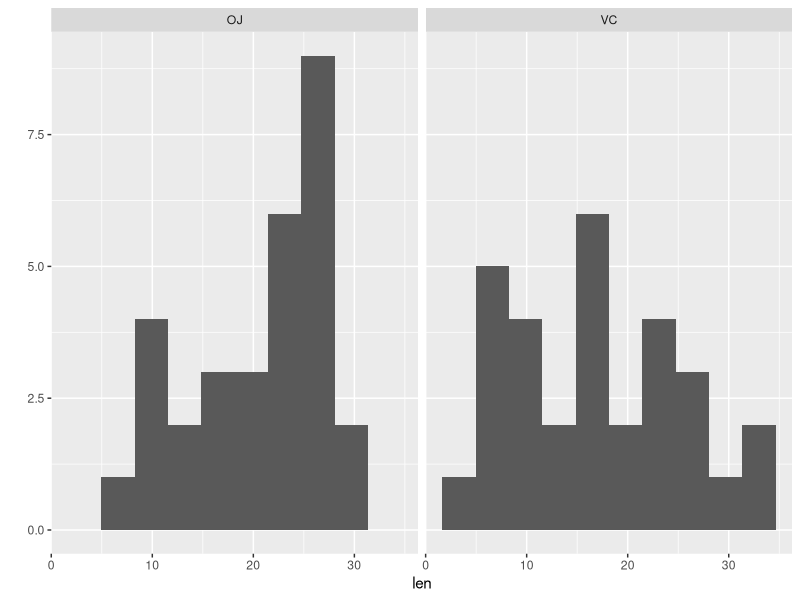
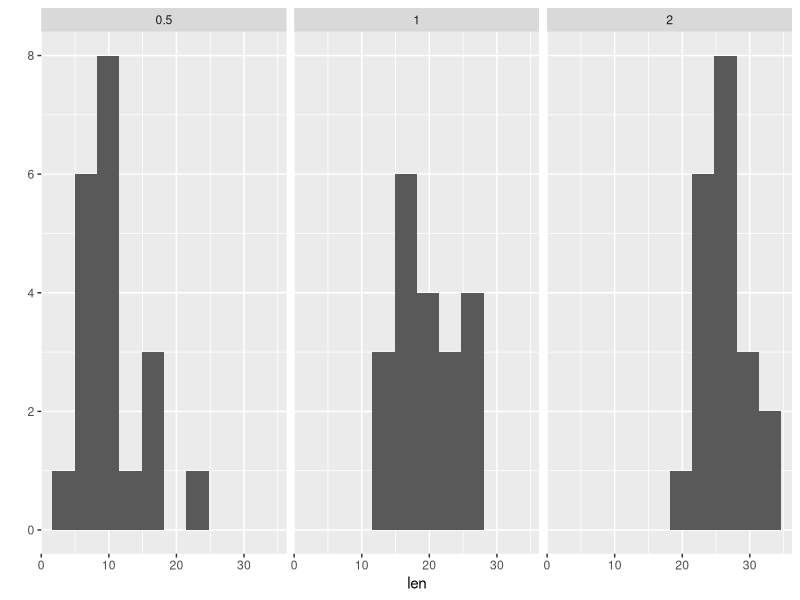

R code for these plots, in order:
## ---- chunk 1
library(datasets)
library(ggplot2)
## ---- chunk 2
str(subset(ToothGrowth, supp=="OJ")[,1])
summary(subset(ToothGrowth, supp=="VC")[,1])
## ---- chunk 3
qplot(len, data=ToothGrowth, bins=10, facets=~supp)
qplot(len, data=ToothGrowth, bins=10, facets=~dose)
## ---- chunk 4
conf = function(dat, percent) {
    m <- mean(dat)
    sd <- sqrt(var(dat))
    e <- qt(1-(1-percent)/2, df=length(dat)-1)*sd/sqrt(length(dat))
    c(m-e, m+e)
}

conf(subset(ToothGrowth, supp=="VC")$len, 0.95)
conf(subset(ToothGrowth, supp=="OJ")$len, 0.95)

# idk what I'm doing
t.test(subset(ToothGrowth, supp=="VC")$len, subset(ToothGrowth, supp=="OJ")$len)
# is VC vs. OJ not significant?

t.test(subset(ToothGrowth, dose==0.5)$len, subset(ToothGrowth, dose==1)$len)
t.test(subset(ToothGrowth, dose==2)$len, subset(ToothGrowth, dose==1)$len)
t.test(subset(ToothGrowth, dose==0.5)$len, subset(ToothGrowth, dose==2)$len)

